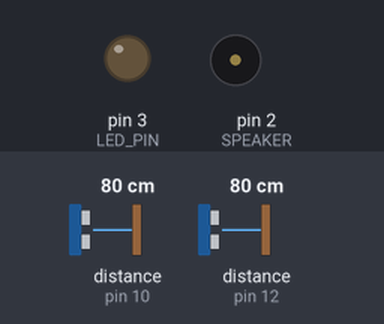
Bench run of a sketch on a simulated Arduino Uno, built with avr-gcc and run on an emulated ATmega328P. Shown: output pins drawn as LEDs (lit = HIGH), buzzer (waves = sounding). Wiring (inferred from the names in the program): 2 × ultrasonic range finder: trigger pin 9, echo pin 10 / trigger pin 11, echo pin 12. The inputs (shaded band) are chosen by the test bench; at power-on: distance to the obstacle (sensors on pin 10, pin 12) 80 cm. The echo pulse lasts 58.3 µs per cm; pins used as bus, display or sensor lines are not drawn.

Above: at 0.5 s.
At 2.0 s:
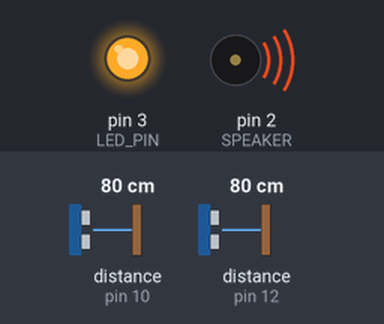
Timing chart, 0 to 3.6 s (numbered marks = the images above):
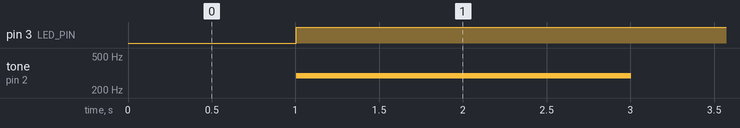

Measured:
- by itself, pin 3 (LED_PIN): LOW → HIGH at 1.0 s
- by itself, tone on pin 2 (SPEAKER): alternates 294 Hz for 2.0 s and silent for 1.1 s

The sketch:

steps_piano.ino
```cpp
const int TRIG_PIN1 = 9; // Arduino pin connected to Ultrasonic Sensor's TRIG pin
const int ECHO_PIN1 = 10; // Arduino pin connected to Ultrasonic Sensor's ECHO pin
const int TRIG_PIN2 = 11; // Arduino pin connected to Ultrasonic Sensor's TRIG pin
const int ECHO_PIN2 = 12; // Arduino pin connected to Ultrasonic Sensor's ECHO pin
const int LED_PIN  = 3; // Arduino pin connected to LED's pin
const int DISTANCE_THRESHOLD = 50; // centimeters
const int SPEAKER = 2;

// variables will change:
float duration_us1, distance_cm1,duration_us2, distance_cm2;

void setup() {
  Serial.begin (9600);       // initialize serial port
  pinMode(TRIG_PIN1, OUTPUT); // set arduino pin to output mode
  pinMode(ECHO_PIN1, INPUT);  // set arduino pin to input mode
  pinMode(TRIG_PIN2, OUTPUT); // set arduino pin to output mode
  pinMode(ECHO_PIN2, INPUT);  // set arduino pin to input mode
  pinMode(LED_PIN, OUTPUT);  // set arduino pin to output mode
  pinMode(SPEAKER ,OUTPUT);
}

void loop() {
  // generate 10-microsecond pulse to TRIG pin
  digitalWrite(TRIG_PIN1, HIGH);
  delayMicroseconds(10);
  digitalWrite(TRIG_PIN1, LOW);
  digitalWrite(TRIG_PIN2, HIGH);
  delayMicroseconds(10);
  digitalWrite(TRIG_PIN2, LOW);

  // measure duration of pulse from ECHO pin
  duration_us1 = pulseIn(ECHO_PIN1, HIGH);
  duration_us2 = pulseIn(ECHO_PIN2, HIGH);
  // calculate the distance
  distance_cm1 = 0.017 * duration_us1;
  distance_cm2 = 0.017 * duration_us2;

  if(distance_cm1 < DISTANCE_THRESHOLD){
    digitalWrite(LED_PIN, HIGH); // turn on LED
    tone(2,262,2000);
  delay(2000);

  }
  else
  {
    digitalWrite(LED_PIN, LOW);  // turn off LED
  }
  if(distance_cm2 < DISTANCE_THRESHOLD){
    digitalWrite(LED_PIN, HIGH); // turn on LED
    tone(2,294,2000);
  delay(2000);

  }
  else
  {
    digitalWrite(LED_PIN, LOW);  // turn off LED
  }
  // print the value to Serial Monitor

  delay(100);
}
```
